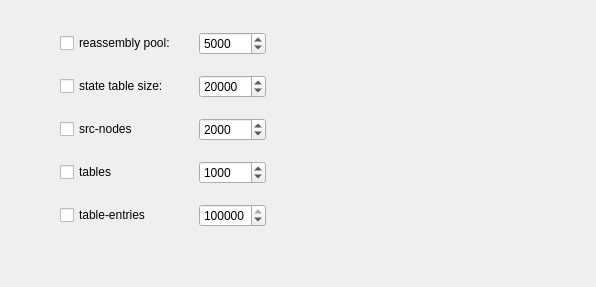
     <widget class="QWidget" name="tab3">
      <attribute name="title">
       <string>Limits</string>
      </attribute>
      <layout class="QGridLayout">
       <property name="leftMargin">
        <number>20</number>
       </property>
       <property name="topMargin">
        <number>12</number>
       </property>
       <property name="rightMargin">
        <number>20</number>
       </property>
       <property name="bottomMargin">
        <number>20</number>
       </property>
       <property name="spacing">
        <number>20</number>
       </property>
       <item row="1" column="2">
        <widget class="QSpinBox" name="pf_limit_frags">
         <property name="sizePolicy">
          <sizepolicy hsizetype="Fixed" vsizetype="Fixed">
           <horstretch>0</horstretch>
           <verstretch>0</verstretch>
          </sizepolicy>
         </property>
         <property name="toolTip">
          <string>maximum number of entries in the memory pool used for packet reassembly</string>
         </property>
         <property name="minimum">
          <number>0</number>
         </property>
         <property name="maximum">
          <number>100000000</number>
         </property>
         <property name="singleStep">
          <number>10</number>
         </property>
         <property name="value">
          <number>5000</number>
         </property>
        </widget>
       </item>
       <item row="5" column="1">
        <widget class="QCheckBox" name="pf_do_limit_table_entries">
         <property name="text">
          <string>table-entries</string>
         </property>
        </widget>
       </item>
       <item row="5" column="2">
        <widget class="QSpinBox" name="pf_limit_table_entries">
         <property name="sizePolicy">
          <sizepolicy hsizetype="Fixed" vsizetype="Fixed">
           <horstretch>0</horstretch>
           <verstretch>0</verstretch>
          </sizepolicy>
         </property>
         <property name="toolTip">
          <string>maximum number of addresses that canbe stored in tables</string>
         </property>
         <property name="minimum">
          <number>0</number>
         </property>
         <property name="maximum">
          <number>100000000</number>
         </property>
         <property name="singleStep">
          <number>10</number>
         </property>
         <property name="value">
          <number>100000</number>
         </property>
        </widget>
       </item>
       <item row="2" column="2">
        <widget class="QSpinBox" name="pf_limit_states">
         <property name="sizePolicy">
          <sizepolicy hsizetype="Fixed" vsizetype="Fixed">
           <horstretch>0</horstretch>
           <verstretch>0</verstretch>
          </sizepolicy>
         </property>
         <property name="toolTip">
          <string>maximum number of entries in the memory pool used for state table entries</string>
         </property>
         <property name="minimum">
          <number>0</number>
         </property>
         <property name="maximum">
          <number>100000000</number>
         </property>
         <property name="singleStep">
          <number>10</number>
         </property>
         <property name="value">
          <number>20000</number>
         </property>
        </widget>
       </item>
       <item row="2" column="1">
        <widget class="QCheckBox" name="pf_do_limit_states">
         <property name="text">
          <string>state table size: </string>
         </property>
        </widget>
       </item>
       <item row="1" column="1">
        <widget class="QCheckBox" name="pf_do_limit_frags">
         <property name="text">
          <string>reassembly pool: </string>
         </property>
        </widget>
       </item>
       <item row="1" column="3">
        <spacer>
         <property name="orientation">
          <enum>Qt::Horizontal</enum>
         </property>
         <property name="sizeType">
          <enum>QSizePolicy::Expanding</enum>
         </property>
         <property name="sizeHint" stdset="0">
          <size>
           <width>310</width>
           <height>20</height>
          </size>
         </property>
        </spacer>
       </item>
       <item row="3" column="2">
        <widget class="QSpinBox" name="pf_limit_src_nodes">
         <property name="sizePolicy">
          <sizepolicy hsizetype="Fixed" vsizetype="Fixed">
           <horstretch>0</horstretch>
           <verstretch>0</verstretch>
          </sizepolicy>
         </property>
         <property name="toolTip">
          <string>maximum number of entries in the memory pool used for tracking source IP addresses</string>
         </property>
         <property name="minimum">
          <number>0</number>
         </property>
         <property name="maximum">
          <number>100000000</number>
         </property>
         <property name="singleStep">
          <number>10</number>
         </property>
         <property name="value">
          <number>2000</number>
         </property>
        </widget>
       </item>
       <item row="4" column="2">
        <widget class="QSpinBox" name="pf_limit_tables">
         <property name="sizePolicy">
          <sizepolicy hsizetype="Fixed" vsizetype="Fixed">
           <horstretch>0</horstretch>
           <verstretch>0</verstretch>
          </sizepolicy>
         </property>
         <property name="toolTip">
          <string>maximum number of tables that can exist in the memory simultaneously</string>
         </property>
         <property name="minimum">
          <number>0</number>
         </property>
         <property name="maximum">
          <number>100000000</number>
         </property>
         <property name="singleStep">
          <number>10</number>
         </property>
         <property name="value">
          <number>1000</number>
         </property>
        </widget>
       </item>
       <item row="4" column="1">
        <widget class="QCheckBox" name="pf_do_limit_tables">
         <property name="text">
          <string>tables</string>
         </property>
        </widget>
       </item>
       <item row="3" column="1">
        <widget class="QCheckBox" name="pf_do_limit_src_nodes">
         <property name="text">
          <string>src-nodes</string>
         </property>
        </widget>
       </item>
       <item row="1" column="0" rowspan="3">
        <spacer>
         <property name="orientation">
          <enum>Qt::Horizontal</enum>
         </property>
         <property name="sizeType">
          <enum>QSizePolicy::Fixed</enum>
         </property>
         <property name="sizeHint" stdset="0">
          <size>
           <width>40</width>
           <height>99</height>
          </size>
         </property>
        </spacer>
       </item>
       <item row="0" column="2">
        <spacer>
         <property name="orientation">
          <enum>Qt::Vertical</enum>
         </property>
         <property name="sizeType">
          <enum>QSizePolicy::Fixed</enum>
         </property>
         <property name="sizeHint" stdset="0">
          <size>
           <width>20</width>
           <height>20</height>
          </size>
         </property>
        </spacer>
       </item>
       <item row="6" column="2">
        <spacer>
         <property name="orientation">
          <enum>Qt::Vertical</enum>
         </property>
         <property name="sizeType">
          <enum>QSizePolicy::Expanding</enum>
         </property>
         <property name="sizeHint" stdset="0">
          <size>
           <width>20</width>
           <height>40</height>
          </size>
         </property>
        </spacer>
       </item>
      </layout>
     </widget>
